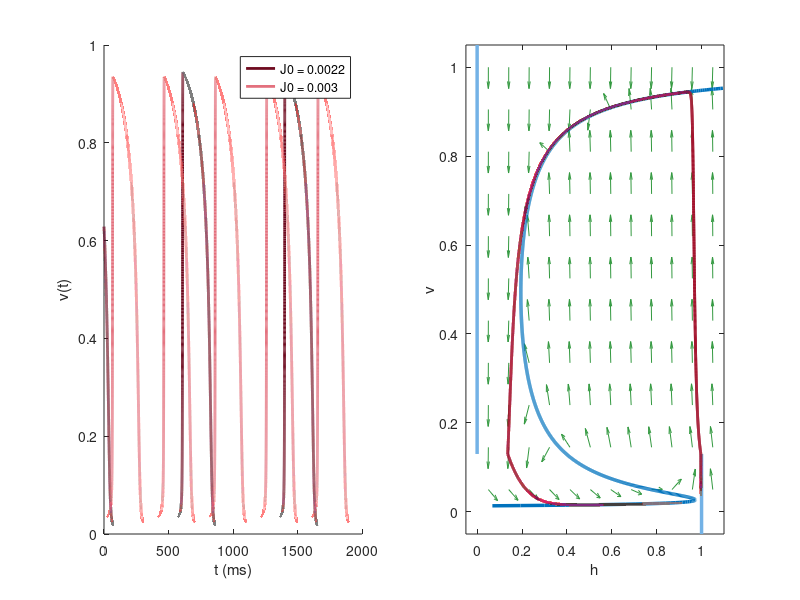

Write the MATLAB code that produced this figure.
% Abb. 4.25: Mitchell-Schaeffer-Modell mit Schrittmacherstrom (Buch, Abschnitt 4.5, Gl. 4.20)
% konstanter Einwärtsstrom J0 > J_c: links periodische Aktionspotentiale für J0 = 0.0022 und 0.003,
% rechts der Grenzzyklus für J0 = 0.0022 mit den Nullklinen (es gibt keinen stationären Zustand mehr)
% (c) 2026 Philipp Kügler · Programm zum Buch „Dynamische Systeme in den Lebenswissenschaften“ · MIT-Lizenz (siehe LICENSE)
tin = 0.3; tout = 6; topen = 100; tclose = 115; vgate = 0.13;   % Parameter in ms
hc = 4 * tin / tout;
J = 0.2; dauer = 2; dt = 0.01;
vv = linspace(0, 0.2, 200001);
Jc = -min(vv.^2 .* (1 - vv) / tin - vv / tout);
fprintf('J_c = %.5f\n', Jc);
J0s = [0.0022 0.003]; farben = [0.43 0.04 0.12; 0.89 0.44 0.49];
for j = 1:2
    J0 = J0s(j); T = 3000; reize = [];
    N = round(T / dt); t = dt * (0:N);
    Jt = J0 * ones(1, N + 1);
    for s = reize
        Jt(t >= s - 1e-9 & t < s + dauer - 1e-9) = J0 + J;   % Reiz der Stärke J für 'dauer' ms
    end
    v = zeros(1, N + 1); h = ones(1, N + 1);
    for n = 1:N                                         % Euler-Verfahren
        dv = h(n) * v(n)^2 * (1 - v(n)) / tin - v(n) / tout + Jt(n);
        if v(n) < vgate, dh = (1 - h(n)) / topen; else, dh = -h(n) / tclose; end
        v(n + 1) = v(n) + dt * dv; h(n + 1) = h(n) + dt * dh;
    end
    hoch = t(find(v(1:end-1) < 0.5 & v(2:end) >= 0.5) + 1);   % Beginn jedes Aktionspotentials
    fprintf('J0 = %g: Periode %.0f ms\n', J0, hoch(end) - hoch(end - 1));
    subplot(1, 2, 1); hold on
    m = t >= 400;
    plot(t(m) - 400, v(m), 'Color', farben(j, :), 'LineWidth', 2);
    if j == 1
        subplot(1, 2, 2);
        % Richtungsfeld (Pfeile gleicher Länge) und Nullklinen
        [hg, vg] = meshgrid(linspace(0.05, 1.05, 12), linspace(0.05, 1.0, 11));
        dvg = hg .* vg.^2 .* (1 - vg) / tin - vg / tout + J0;
        dhg = (vg < vgate) .* (1 - hg) / topen - (vg >= vgate) .* hg / tclose;
        L = sqrt(dvg.^2 + dhg.^2);
        quiver(hg, vg, dhg ./ L, dvg ./ L, 0.4, 'Color', [0.2 0.6 0.25]); hold on
        vv = linspace(0.003, 0.997, 2000);
        H = (vv / tout - J0) ./ (vv.^2 .* (1 - vv) / tin);      % dv/dt = 0 nach h aufgelöst
        m = H >= -0.05 & H <= 1.1;
        plot(H(m), vv(m), 'Color', [0 0.447 0.741], 'LineWidth', 2.5);
        if J0 == 0, plot([-0.05 1.1], [0 0], 'Color', [0 0.447 0.741], 'LineWidth', 2.5); end
        plot([1 1], [-0.05 vgate], 'Color', [0.45 0.70 0.90], 'LineWidth', 2.5);
        plot([0 0], [vgate 1.05], 'Color', [0.45 0.70 0.90], 'LineWidth', 2.5);
        m = t >= 1500;
        plot(h(m), v(m), 'Color', [0.64 0.08 0.18], 'LineWidth', 2); hold off
        xlim([-0.05 1.1]); ylim([-0.05 1.05]); xlabel('h'); ylabel('v');
    end
end
subplot(1, 2, 1); hold off
xlim([0 2000]); xlabel('t (ms)'); ylabel('v(t)'); legend('J0 = 0.0022', 'J0 = 0.003');
